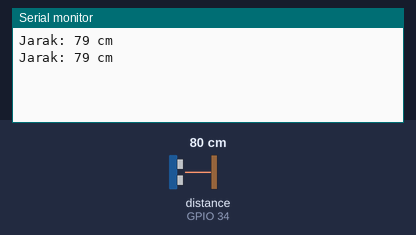
A sketch run on a simulated ESP32. On the bench: the last lines printed to the serial monitor. Wiring (inferred from the names in the program): ultrasonic range finder: trigger GPIO 35; echo GPIO 34. Inputs (shaded band) come from the test bench; at power-on: distance to the obstacle (sensor on GPIO 34) 80 cm. The echo pulse lasts 58.3 µs per cm.

Above: at 1.8 s.
1.9 s: distance to the obstacle (sensor on GPIO 34) set to 2 cm
At 2.6 s:
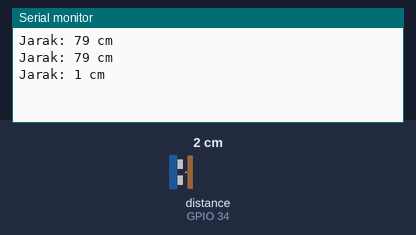
3.4 s: distance to the obstacle (sensor on GPIO 34) set to 4 cm
At 4.8 s:
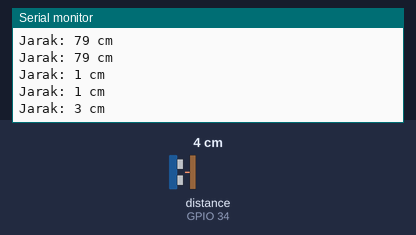
Timing chart, 0 to 6.4 s (numbered marks = the images above; inputs shaded):
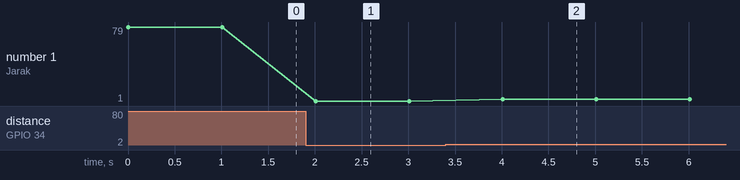

The sketch:

code_1.ino
```cpp
#define TRIGGER_PIN 35
#define ECHO_PIN 34

void setup() {
  Serial.begin(115200);
  pinMode(TRIGGER_PIN, OUTPUT);
  pinMode(ECHO_PIN, INPUT);
}

void loop() {
  long duration, distance;

  // ultrasonik
  digitalWrite(TRIGGER_PIN, LOW);
  delayMicroseconds(2);
  digitalWrite(TRIGGER_PIN, HIGH);
  delayMicroseconds(10);
  digitalWrite(TRIGGER_PIN, LOW);

  duration = pulseIn(ECHO_PIN, HIGH);

  // jarak
  distance = duration * 0.034 / 2;

  Serial.print("Jarak: ");
  Serial.print(distance);
  Serial.println(" cm");

  delay(1000);
}
```

Measured:
- after the input at 1.9 s, the serial monitor: prints a new line after 0.11 s (image 1)
- after the input at 3.4 s, the serial monitor: prints a new line after 0.61 s (image 2)
- plotted number 1: 79 → 1 after the input at 1.9 s, 1 → 3 after the input at 3.4 s
